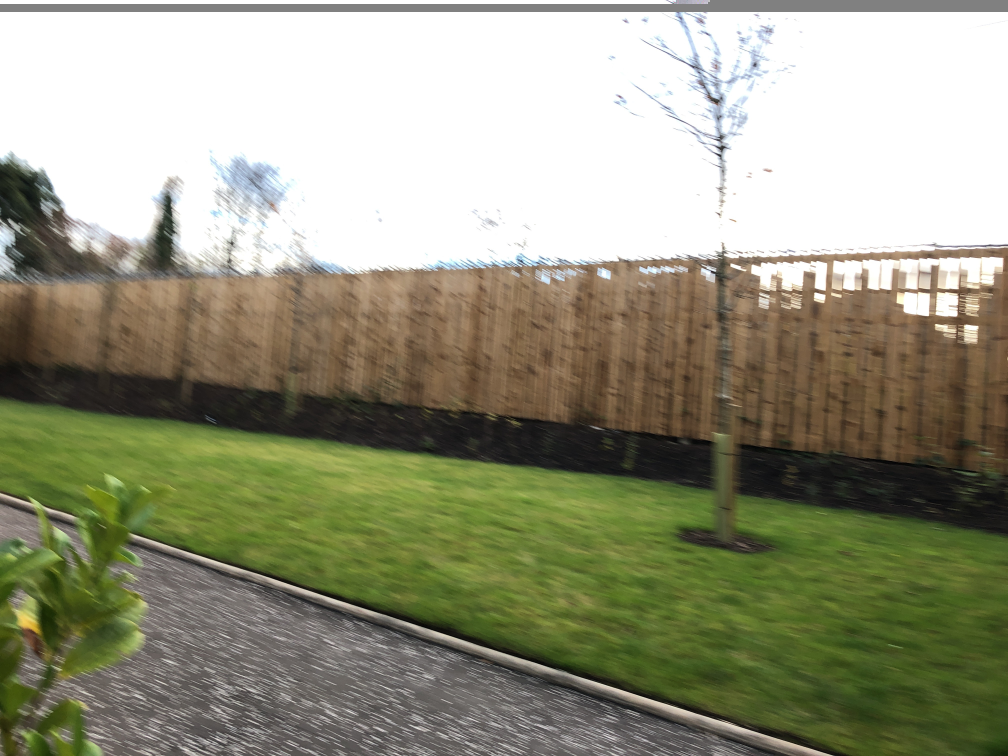
#> input picture mapillary_images/1708137316033328.jpg, 4032 x 3024 px (shown at 1/4 size)
$ python -i preprocessor.py   (imports and definitions only)
#> lines starting #> are read from the running program, lines starting #| are printed output that depends on the picture
from typing import Optional

import cv2
import numpy as np


class ImagePreprocessor:
    """Preprocesses images for road quality assessment model"""

    def __init__(self, target_size: tuple[int, int] = (224, 224)):
        self.target_size = target_size

    # [33 lines left out: functions load_and_preprocess, _preprocess_for_model, extract_road_region, not called in this run]

    def enhance_for_analysis(self, image: np.ndarray) -> np.ndarray:
        """Enhance image contrast and clarity for analysis"""
        # Convert to LAB color space
        lab = cv2.cvtColor(image, cv2.COLOR_RGB2LAB)
#> lab: shape (3024, 4032, 3); mean of channels 0, 1, 2 153.5, 124.4, 140.6
        lightness, a, b = cv2.split(lab)
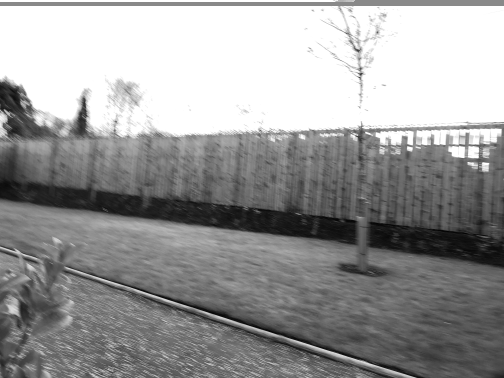
#> lightness: shape (3024, 4032) (shown at 1/8 size); min 0, max 255, mean 153.5
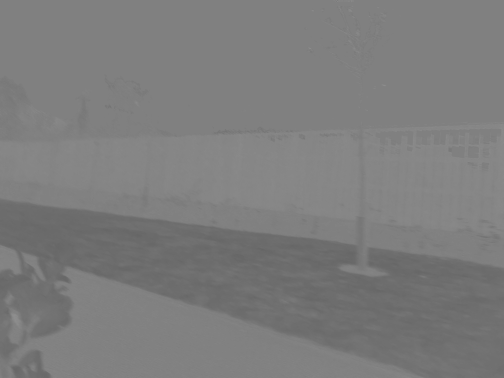
#> a: shape (3024, 4032) (shown at 1/8 size); min 99, max 160, mean 124.4
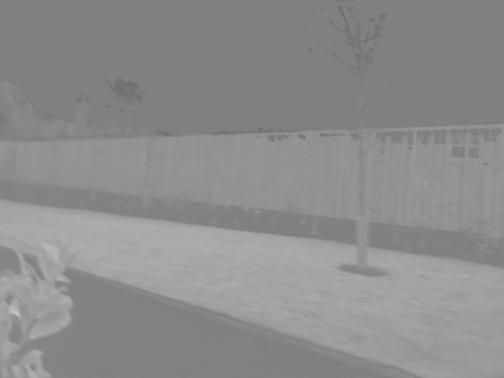
#> b: shape (3024, 4032) (shown at 1/8 size); min 101, max 195, mean 140.6

        # Apply CLAHE to L channel
        clahe = cv2.createCLAHE(clipLimit=2.0, tileGridSize=(8, 8))
        l_enhanced = clahe.apply(lightness)
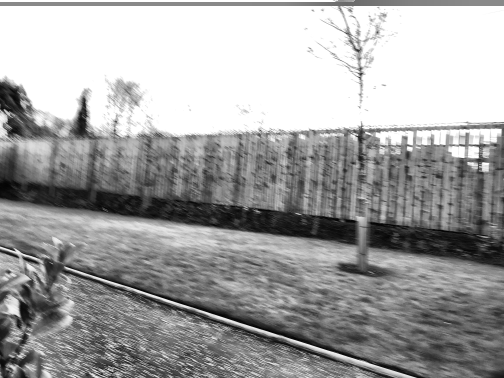
#> l_enhanced: shape (3024, 4032) (shown at 1/8 size); min 0, max 255, mean 161.8

        # Merge channels and convert back
        enhanced_lab = cv2.merge([l_enhanced, a, b])
#> enhanced_lab: shape (3024, 4032, 3); mean of channels 0, 1, 2 161.8, 124.4, 140.6
        return cv2.cvtColor(enhanced_lab, cv2.COLOR_LAB2RGB)
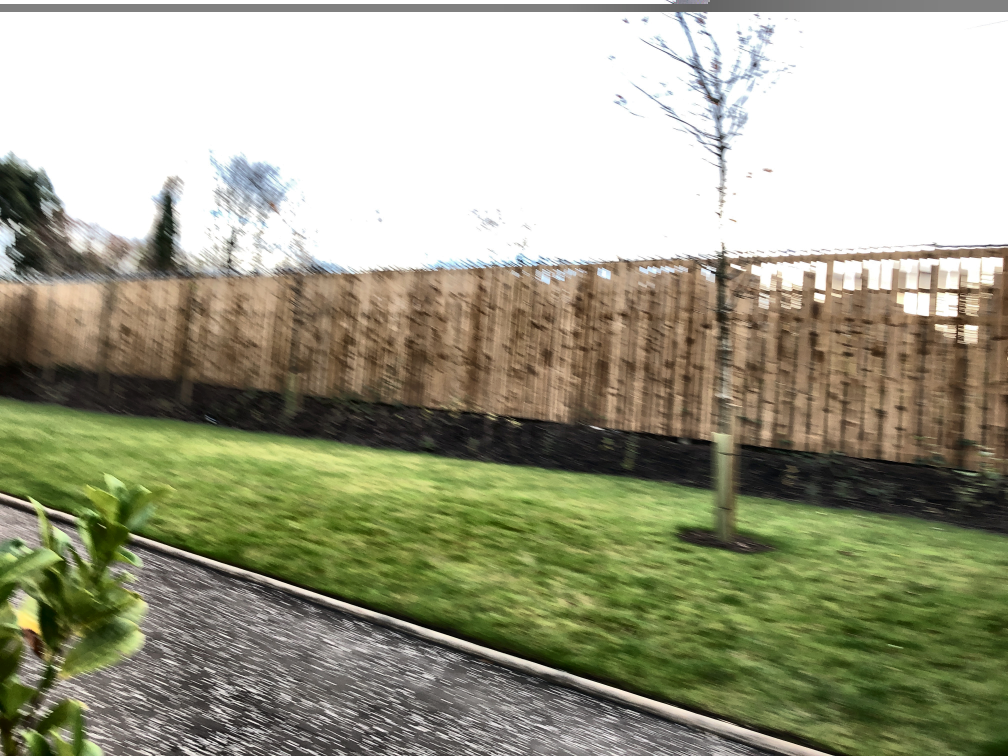
#> returned value: shape (3024, 4032, 3) (shown at 1/4 size); mean R, G, B 158.6, 158.5, 135.4

>>> import cv2
>>> picture = cv2.cvtColor(cv2.imread('../../../../mapillary_images/1708137316033328.jpg'), cv2.COLOR_BGR2RGB)
>>> result = ImagePreprocessor().enhance_for_analysis(picture)

$ run again, on mapillary_images/1747091136237812.jpg
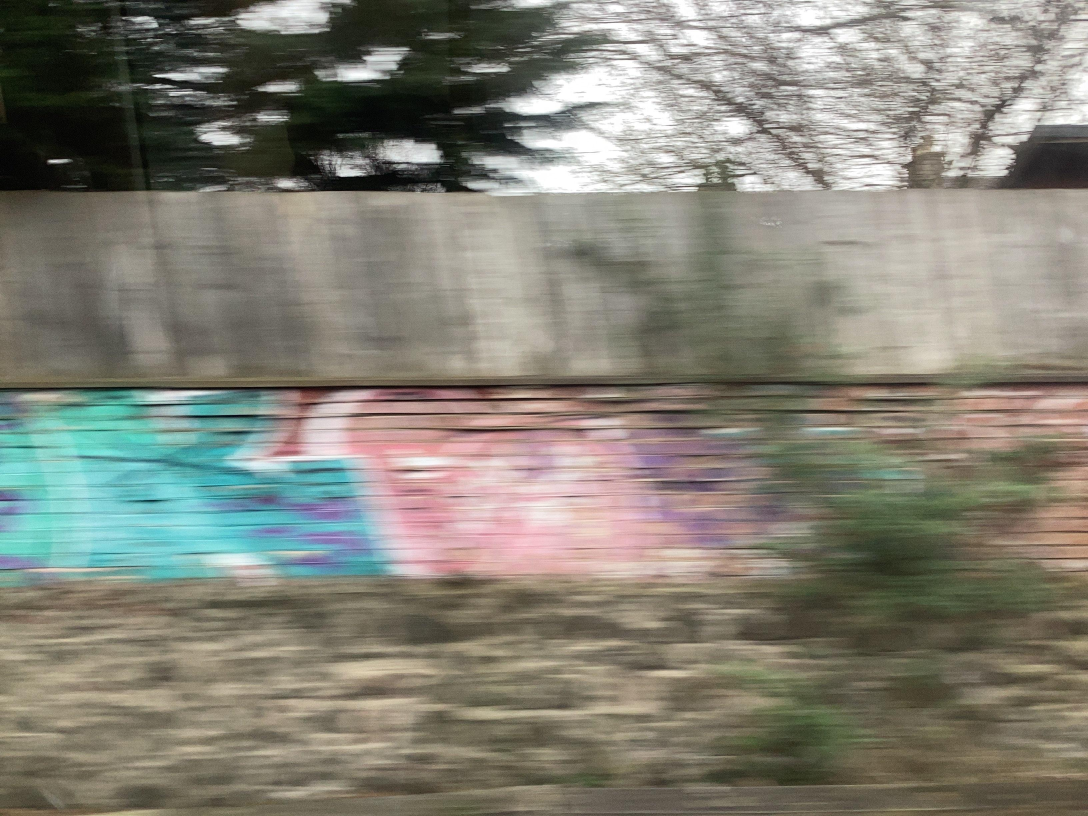
#> input picture mapillary_images/1747091136237812.jpg, 3264 x 2448 px (shown at 1/3 size)
#> lab: shape (2448, 3264, 3); mean of channels 0, 1, 2 136.1, 126.9, 134.7
#> in enhance_for_analysis, `l_enhanced = clahe.apply(lightness)`:
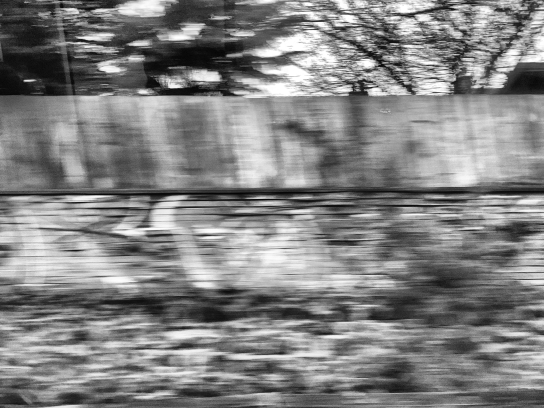
#> l_enhanced: shape (2448, 3264) (shown at 1/6 size); min 0, max 255, mean 130.3
#> enhanced_lab: shape (2448, 3264, 3); mean of channels 0, 1, 2 130.3, 126.9, 134.7
#> in enhance_for_analysis, `return cv2.cvtColor(enhanced_lab, cv2.COLOR_LAB2RGB)`:
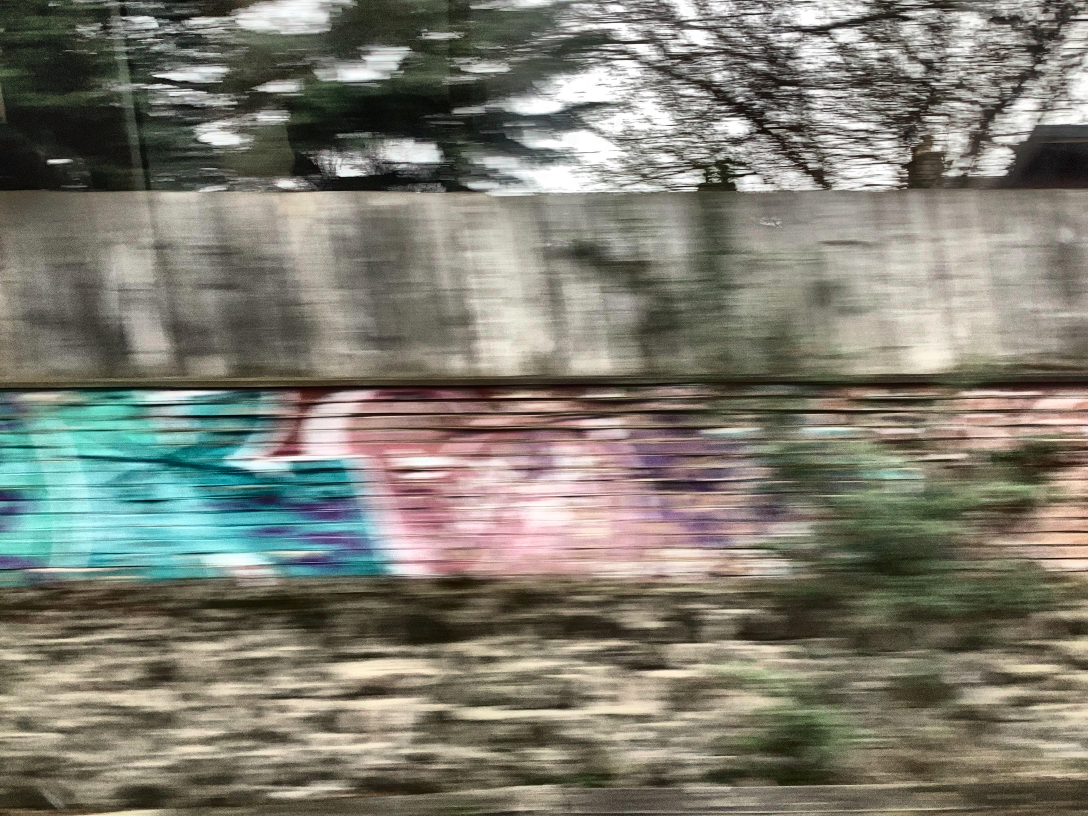
#> returned value: shape (2448, 3264, 3) (shown at 1/3 size); mean R, G, B 125.8, 124.4, 113.1

$ run again, on mapillary_images/26268494342763975.jpg
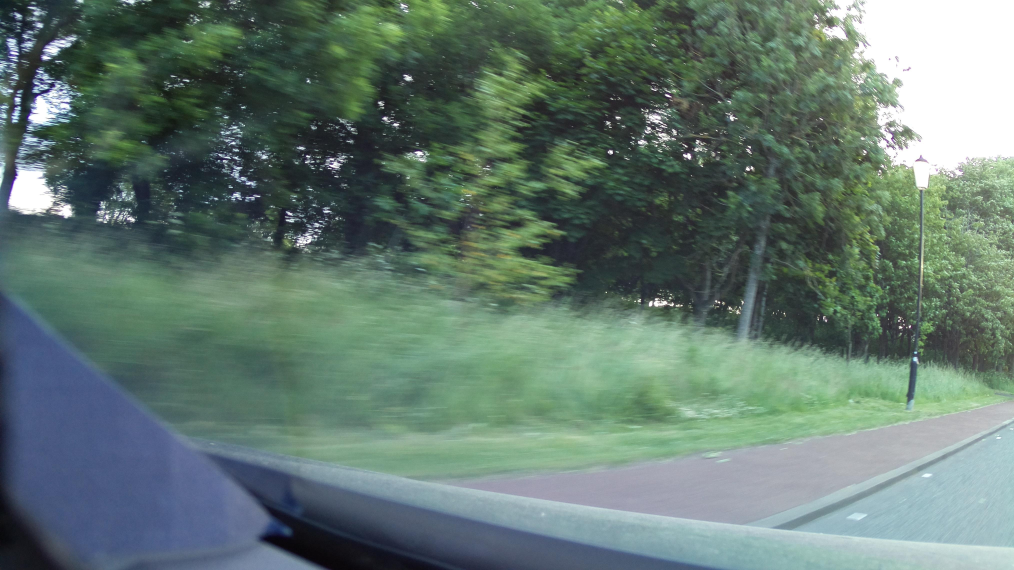
#> input picture mapillary_images/26268494342763975.jpg, 4056 x 2280 px (shown at 1/4 size)
#> lab: shape (2280, 4056, 3); mean of channels 0, 1, 2 123, 118.7, 130.2
#> in enhance_for_analysis, `l_enhanced = clahe.apply(lightness)`:
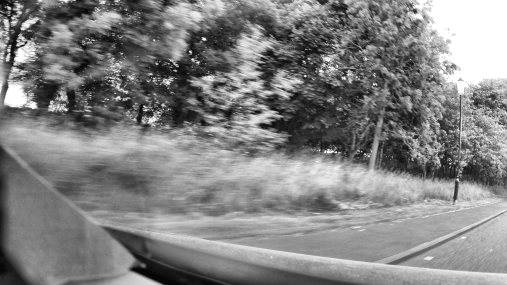
#> l_enhanced: shape (2280, 4056) (shown at 1/8 size); min 1, max 255, mean 130.1
#> enhanced_lab: shape (2280, 4056, 3); mean of channels 0, 1, 2 130.1, 118.7, 130.2
#> in enhance_for_analysis, `return cv2.cvtColor(enhanced_lab, cv2.COLOR_LAB2RGB)`:
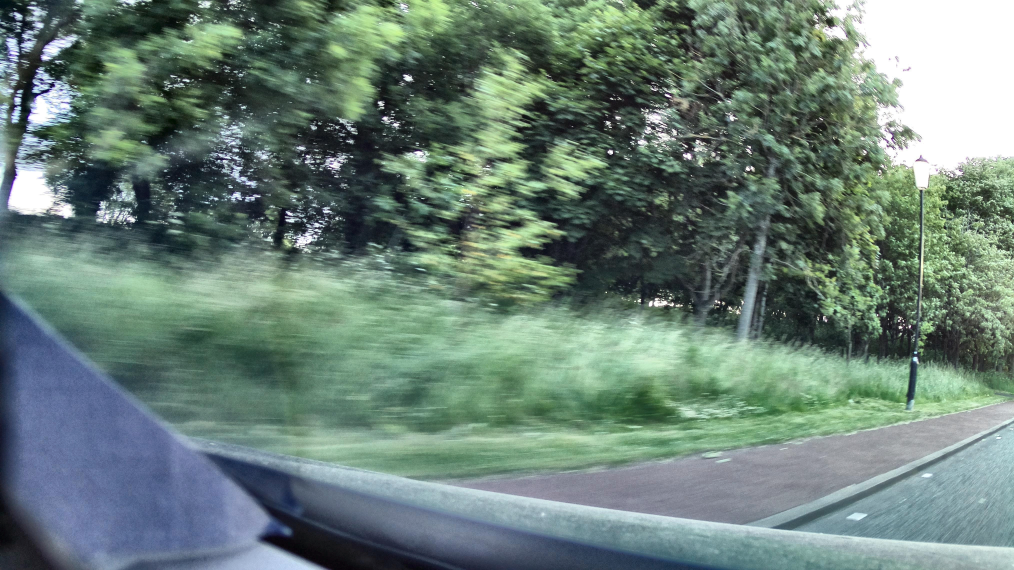
#> returned value: shape (2280, 4056, 3) (shown at 1/4 size); mean R, G, B 107.1, 128.7, 119.6
